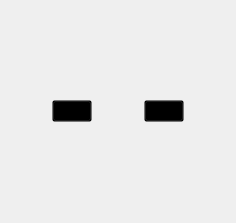
<?xml version="1.0" encoding="UTF-8"?>
<ui version="4.0">
 <class>MultiPictures</class>
 <widget class="QWidget" name="MultiPictures">
  <property name="geometry">
   <rect>
    <x>0</x>
    <y>0</y>
    <width>236</width>
    <height>223</height>
   </rect>
  </property>
  <property name="sizePolicy">
   <sizepolicy hsizetype="Minimum" vsizetype="Minimum">
    <horstretch>0</horstretch>
    <verstretch>0</verstretch>
   </sizepolicy>
  </property>
  <property name="windowTitle">
   <string>Form</string>
  </property>
  <property name="styleSheet">
   <string notr="true">QPushButton {
	background-color: transparent;
}</string>
  </property>
  <layout class="QVBoxLayout" name="verticalLayout_2">
   <property name="spacing">
    <number>0</number>
   </property>
   <property name="leftMargin">
    <number>0</number>
   </property>
   <property name="topMargin">
    <number>0</number>
   </property>
   <property name="rightMargin">
    <number>0</number>
   </property>
   <property name="bottomMargin">
    <number>0</number>
   </property>
   <item>
    <layout class="QVBoxLayout" name="verticalLayout">
     <property name="sizeConstraint">
      <enum>QLayout::SizeConstraint::SetMinimumSize</enum>
     </property>
     <item>
      <layout class="QHBoxLayout" name="horizontalLayout">
       <property name="sizeConstraint">
        <enum>QLayout::SizeConstraint::SetMinimumSize</enum>
       </property>
       <item>
        <spacer name="horizontalSpacer">
         <property name="orientation">
          <enum>Qt::Orientation::Horizontal</enum>
         </property>
         <property name="sizeHint" stdset="0">
          <size>
           <width>40</width>
           <height>20</height>
          </size>
         </property>
        </spacer>
       </item>
       <item>
        <widget class="QPushButton" name="prevButton">
         <property name="text">
          <string/>
         </property>
         <property name="icon">
          <iconset resource="resources.qrc">
           <normaloff>:/icons_black/chevron-left.png</normaloff>:/icons_black/chevron-left.png</iconset>
         </property>
         <property name="iconSize">
          <size>
           <width>32</width>
           <height>32</height>
          </size>
         </property>
        </widget>
       </item>
       <item>
        <spacer name="horizontalSpacer_3">
         <property name="orientation">
          <enum>Qt::Orientation::Horizontal</enum>
         </property>
         <property name="sizeHint" stdset="0">
          <size>
           <width>40</width>
           <height>20</height>
          </size>
         </property>
        </spacer>
       </item>
       <item>
        <widget class="QPushButton" name="nextButton">
         <property name="text">
          <string/>
         </property>
         <property name="icon">
          <iconset resource="resources.qrc">
           <normaloff>:/icons_black/chevron-right.png</normaloff>:/icons_black/chevron-right.png</iconset>
         </property>
         <property name="iconSize">
          <size>
           <width>32</width>
           <height>32</height>
          </size>
         </property>
        </widget>
       </item>
       <item>
        <spacer name="horizontalSpacer_2">
         <property name="orientation">
          <enum>Qt::Orientation::Horizontal</enum>
         </property>
         <property name="sizeHint" stdset="0">
          <size>
           <width>40</width>
           <height>20</height>
          </size>
         </property>
        </spacer>
       </item>
      </layout>
     </item>
    </layout>
   </item>
  </layout>
 </widget>
 <resources>
  <include location="resources.qrc"/>
 </resources>
 <connections/>
</ui>
